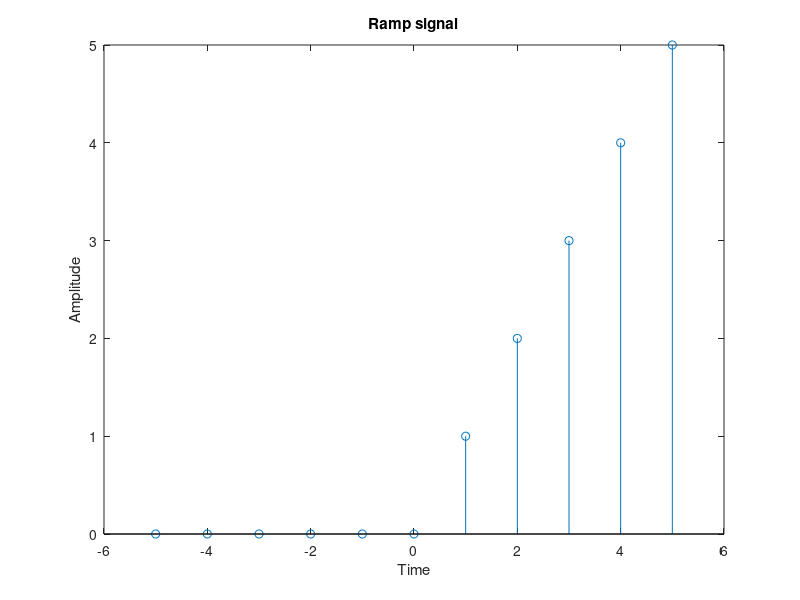

MATLAB code to generate this figure:
clc;
clear all;
close all;
N=input('Number of Sample');
t1=-N:1:N;
x1=[zeros(1,N),0,1:N];
stem(t1,x1);
xlabel('Time');
ylabel('Amplitude');
title('Ramp signal');
